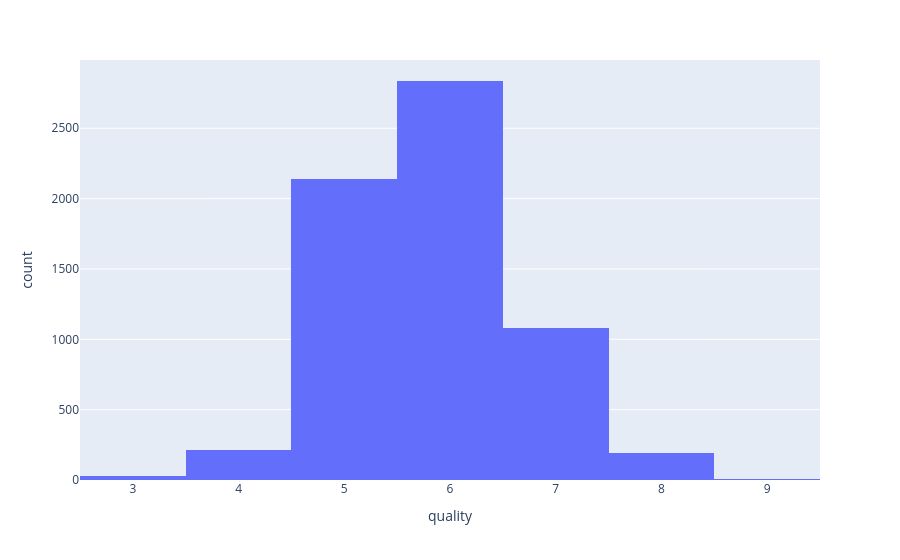

The code cell stored with this chart in its notebook:
### Code cell
# quality 데이터 분포 확인
import plotly.express as px

fig = px.histogram(wine, x='quality')

fig.update_layout(
    xaxis=dict(tickmode='linear',
               dtick=1,
               range=[2.5, 9.5])
)
fig.show()

### Figure 1 — Plotly figure (JSON) as saved in the notebook; plotly's stock layout.template omitted (floating-point values rounded to 4 significant figures; data arrays with more than 128 entries replaced by an {"elided": "..."} marker saying what was removed)
{"data": [{"bingroup": "x", "hovertemplate": "quality=%{x}<br>count=%{y}<extra></extra>", "legendgroup": "", "marker": {"color": "#636efa", "pattern": {"shape": ""}}, "name": "", "orientation": "v", "showlegend": false, "type": "histogram", "x": {"elided": "6497 int values"}, "xaxis": "x", "yaxis": "y"}], "layout": {"barmode": "relative", "legend": {"tracegroupgap": 0}, "margin": {"t": 60}, "xaxis": {"anchor": "y", "domain": [0, 1], "dtick": 1, "range": [2.5, 9.5], "tickmode": "linear", "title": {"text": "quality"}}, "yaxis": {"anchor": "x", "domain": [0, 1], "title": {"text": "count"}}}}
